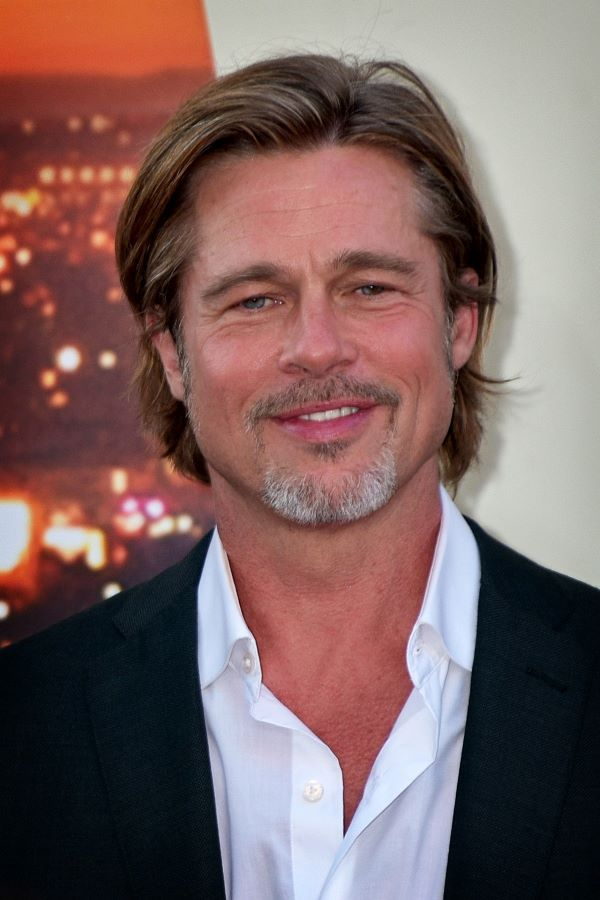
#> input picture Brad_Pitt.jpg, 600 x 900 px, found by its file name
$ jupyter execute --allow-errors Face_Swap.ipynb   (shell and % lines are left out)
#> lines starting #> are read from the running program, lines starting #| are printed output that depends on the picture
[cell 1]
#importing libraries
import numpy as np
import cv2
import time
from google.colab.patches import cv2_imshow

[cell 2]
import dlib

[cell 3]
def extract_index_nparray(nparray):
    index = None
    for num in nparray[0]:
        index = num
        break
    return index

[cell 4]
#importing the images
img = cv2.imread("/content/Brad_Pitt.jpg")
#> img is the input picture: shape (900, 600, 3); mean B, G, R 97.3, 98.8, 124.9
img2 = cv2.imread("/content/leonardoDiCap.jpg")
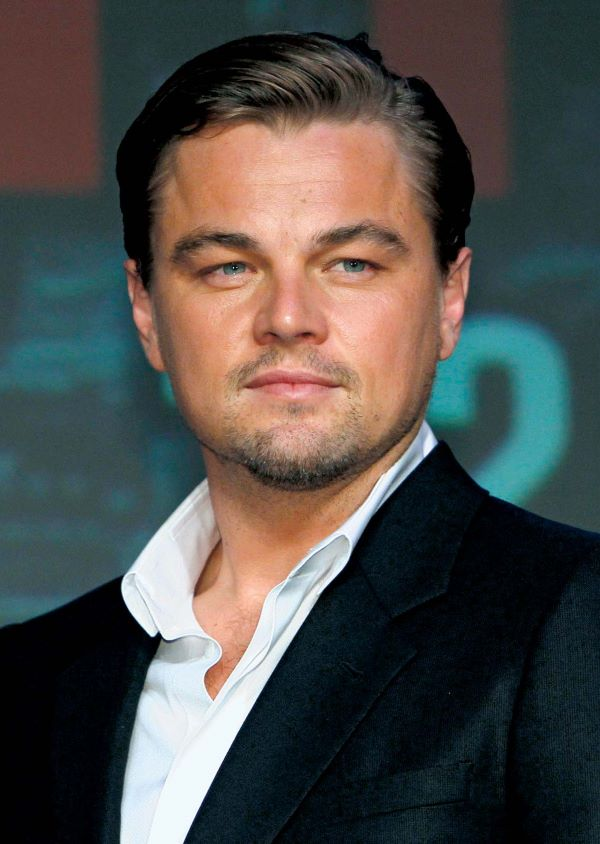
#> input picture leonardoDiCap.jpg, 600 x 844 px, found by its file name
#> img2 is the input picture: shape (844, 600, 3); mean B, G, R 74, 77, 78.4
img_gray = cv2.cvtColor(img, cv2.COLOR_BGR2GRAY)
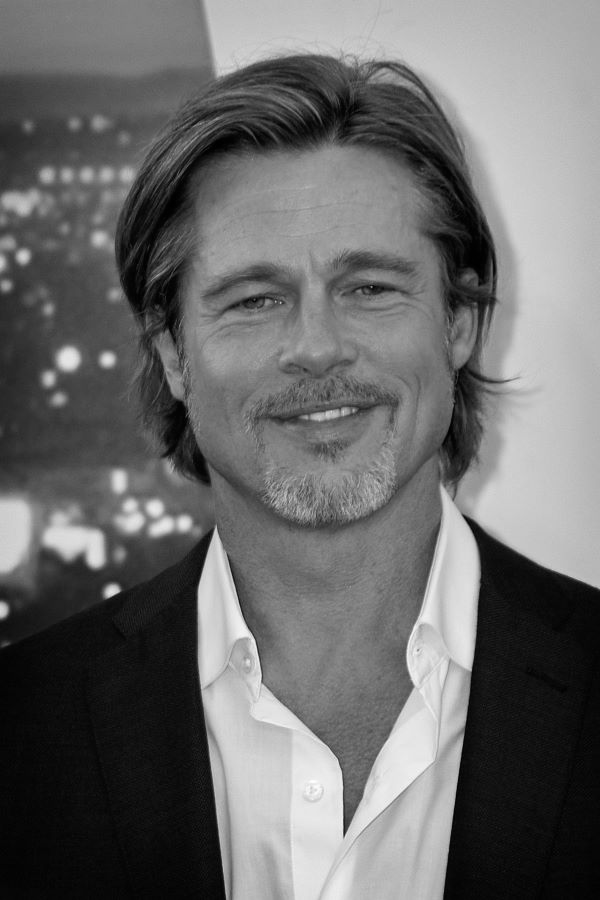
#> img_gray: shape (900, 600); min 0, max 255, mean 106.4
img2_gray = cv2.cvtColor(img2, cv2.COLOR_BGR2GRAY)
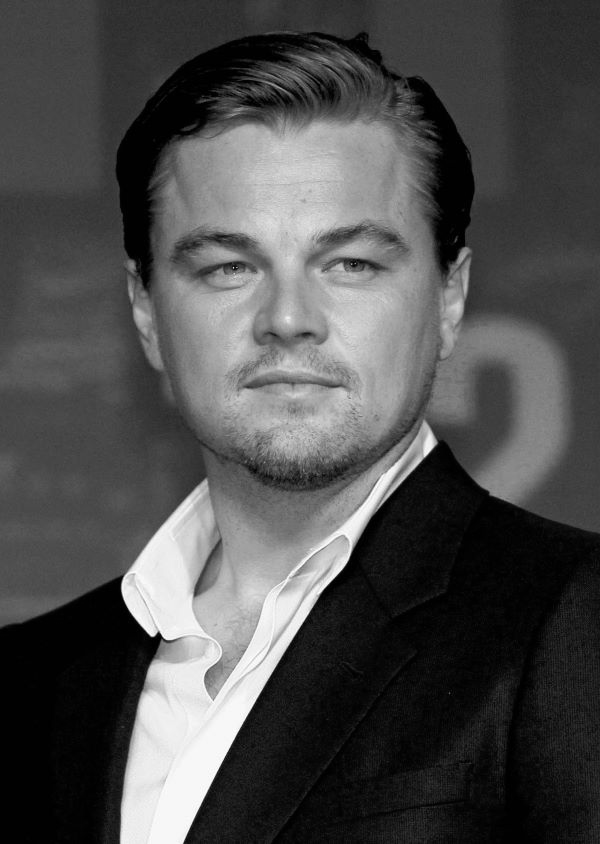
#> img2_gray: shape (844, 600); min 0, max 255, mean 77.1
mask = np.zeros_like(img_gray)

img2_new_face = np.zeros_like(img2)
